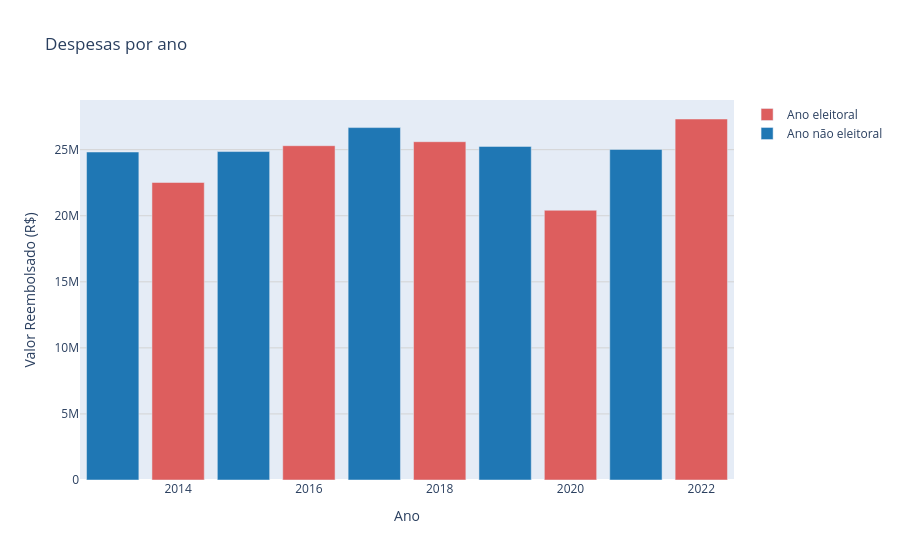

The cell this chart's notebook holds for it:
### Markdown cell above
# Despesas anuais

Analisando os gastos por ano, observamos que os valores mais baixos ocorreram em 2014 e 2020. Isso pode ser explicado pela recessão em 2014 e pela pandemia em 2020. Nos demais anos, os gastos se mantêm relativamente estáveis.

### Code cell
cores = ['#DD5E5E' if ano % 2 == 0 else '#1f77b4' for ano in despesa_ano['ANO']]

despesa = go.Bar(
    x=despesa_ano['ANO'], 
    y=despesa_ano['VALOR_REEMBOLSADO'],
    marker_color=cores,
    name='Despesas anuais', 
    hovertemplate='<b>Ano:</b> %{x}<br>' +
      '<b>Valor reembolsado:</b> R$ %{y:,.2f}<extra></extra>',
       showlegend=False)

layout = go.Layout(
    title='Despesas por ano', 
    xaxis=dict(title='Ano'), 
    yaxis=dict(title='Valor Reembolsado (R$)',
        showgrid=True,
        gridcolor='lightgray')
)

fig = go.Figure(data=[despesa], layout=layout)
fig.add_trace(go.Bar(
    x=[None], y=[None],
    marker_color='#DD5E5E', name='Ano eleitoral'
))
fig.add_trace(go.Bar(
    x=[None], y=[None],
    marker_color='#1f77b4', name='Ano não eleitoral'
))
fig.show()

### Figure 1 — Plotly figure (JSON) as saved in the notebook; plotly's stock layout.template omitted (floating-point values rounded to 4 significant figures)
{"data": [{"hovertemplate": "<b>Ano:</b> %{x}<br><b>Valor reembolsado:</b> R$ %{y:,.2f}<extra></extra>", "marker": {"color": ["#1f77b4", "#DD5E5E", "#1f77b4", "#DD5E5E", "#1f77b4", "#DD5E5E", "#1f77b4", "#DD5E5E", "#1f77b4", "#DD5E5E"]}, "name": "Despesas anuais", "showlegend": false, "type": "bar", "x": [2013, 2014, 2015, 2016, 2017, 2018, 2019, 2020, 2021, 2022], "y": [24824832, 22519394, 24859318, 25301959, 26672840, 25604701, 25248242, 20414923, 25020323, 27323316]}, {"marker": {"color": "#DD5E5E"}, "name": "Ano eleitoral", "type": "bar", "x": [null], "y": [null]}, {"marker": {"color": "#1f77b4"}, "name": "Ano não eleitoral", "type": "bar", "x": [null], "y": [null]}], "layout": {"title": {"text": "Despesas por ano"}, "xaxis": {"title": {"text": "Ano"}}, "yaxis": {"gridcolor": "lightgray", "showgrid": true, "title": {"text": "Valor Reembolsado (R$)"}}}}
